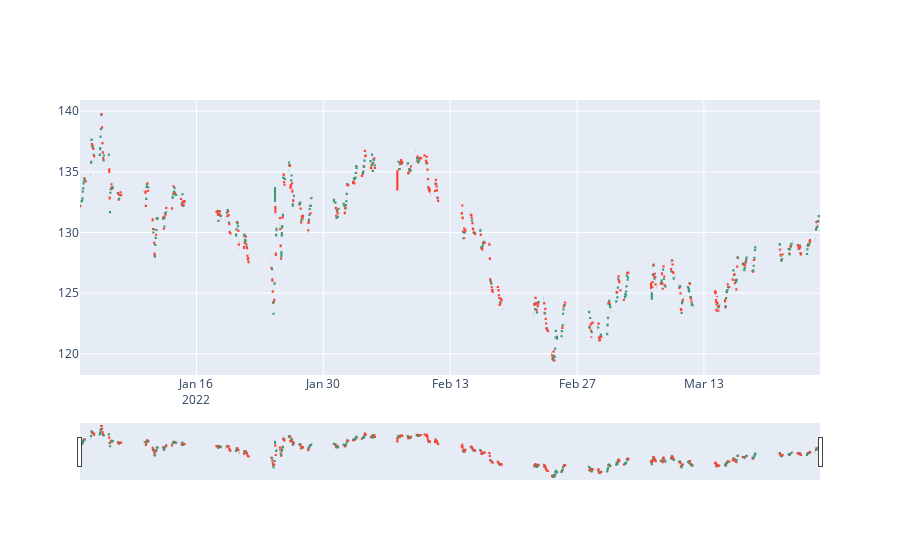

Source (notebook cell):
### Markdown cell above
## Data visualization

### Code cell
sample = df.last('3M')

fig = go.Figure(data=[go.Candlestick(x=sample.index,
                open=sample['open'],
                high=sample['high'],
                low=sample['low'],
                close=sample['close'])])

fig.show()

### Figure 1 — Plotly figure (JSON) as saved in the notebook; plotly's stock layout.template omitted (floating-point values rounded to 4 significant figures; data arrays with more than 128 entries replaced by an {"elided": "..."} marker saying what was removed)
{"data": [{"close": {"elided": "805 float values"}, "high": {"elided": "805 float values"}, "low": {"elided": "805 float values"}, "open": {"elided": "805 float values"}, "type": "candlestick", "x": {"elided": "805 str values"}}], "layout": {}}
